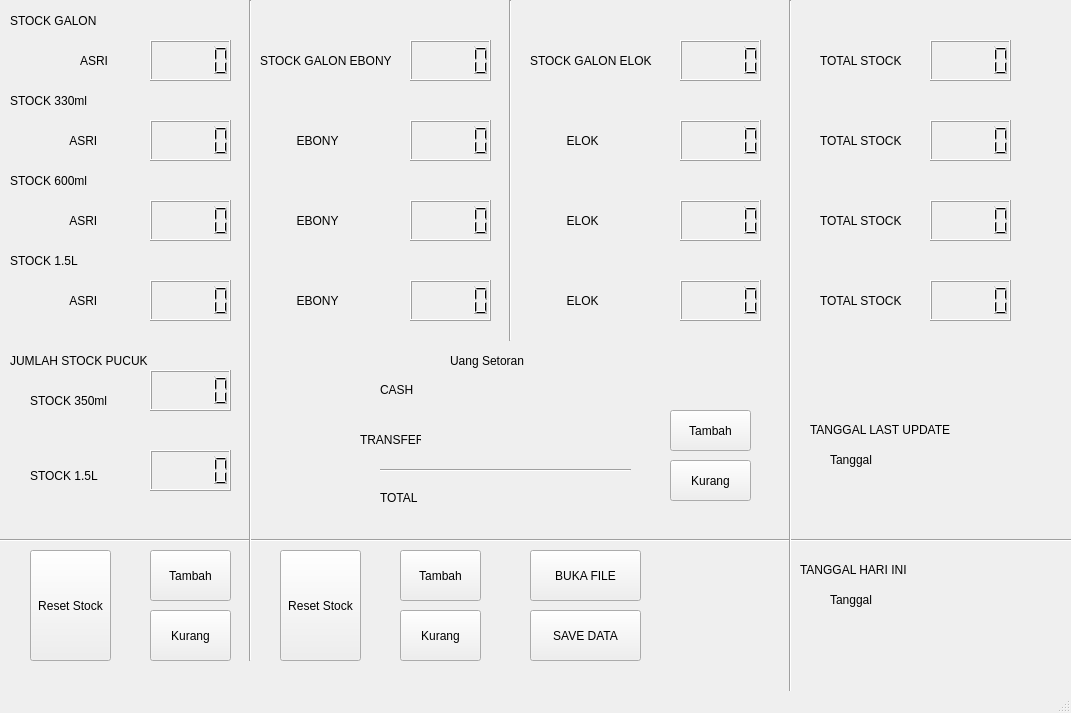
<?xml version="1.0" encoding="UTF-8"?>
<ui version="4.0">
 <class>MainWindow</class>
 <widget class="QMainWindow" name="MainWindow">
  <property name="geometry">
   <rect>
    <x>0</x>
    <y>0</y>
    <width>1071</width>
    <height>713</height>
   </rect>
  </property>
  <property name="windowTitle">
   <string>Stock Calculator</string>
  </property>
  <property name="styleSheet">
   <string notr="true"/>
  </property>
  <widget class="QWidget" name="centralwidget">
   <widget class="QPushButton" name="savetext">
    <property name="geometry">
     <rect>
      <x>530</x>
      <y>610</y>
      <width>111</width>
      <height>51</height>
     </rect>
    </property>
    <property name="text">
     <string>SAVE DATA</string>
    </property>
   </widget>
   <widget class="QPushButton" name="bukatext">
    <property name="geometry">
     <rect>
      <x>530</x>
      <y>550</y>
      <width>111</width>
      <height>51</height>
     </rect>
    </property>
    <property name="text">
     <string>BUKA FILE</string>
    </property>
   </widget>
   <widget class="QLabel" name="label">
    <property name="geometry">
     <rect>
      <x>10</x>
      <y>0</y>
      <width>141</width>
      <height>41</height>
     </rect>
    </property>
    <property name="text">
     <string>STOCK GALON</string>
    </property>
   </widget>
   <widget class="QPushButton" name="tambahstock">
    <property name="geometry">
     <rect>
      <x>150</x>
      <y>550</y>
      <width>81</width>
      <height>51</height>
     </rect>
    </property>
    <property name="text">
     <string>Tambah</string>
    </property>
   </widget>
   <widget class="QLabel" name="label_2">
    <property name="geometry">
     <rect>
      <x>450</x>
      <y>340</y>
      <width>121</width>
      <height>41</height>
     </rect>
    </property>
    <property name="styleSheet">
     <string notr="true">font: 10pt &quot;MS Shell Dlg 2&quot;;</string>
    </property>
    <property name="text">
     <string>Uang Setoran</string>
    </property>
   </widget>
   <widget class="QLabel" name="uangdisplay">
    <property name="geometry">
     <rect>
      <x>440</x>
      <y>370</y>
      <width>131</width>
      <height>41</height>
     </rect>
    </property>
    <property name="styleSheet">
     <string notr="true">font: 18pt &quot;MS Shell Dlg 2&quot;;</string>
    </property>
    <property name="text">
     <string/>
    </property>
   </widget>
   <widget class="QPushButton" name="kurangstock">
    <property name="geometry">
     <rect>
      <x>150</x>
      <y>610</y>
      <width>81</width>
      <height>51</height>
     </rect>
    </property>
    <property name="text">
     <string>Kurang</string>
    </property>
   </widget>
   <widget class="QPushButton" name="kuranguang">
    <property name="geometry">
     <rect>
      <x>670</x>
      <y>460</y>
      <width>81</width>
      <height>41</height>
     </rect>
    </property>
    <property name="text">
     <string>Kurang</string>
    </property>
   </widget>
   <widget class="QPushButton" name="tambahuang">
    <property name="geometry">
     <rect>
      <x>670</x>
      <y>410</y>
      <width>81</width>
      <height>41</height>
     </rect>
    </property>
    <property name="text">
     <string>Tambah</string>
    </property>
   </widget>
   <widget class="QLabel" name="label_3">
    <property name="geometry">
     <rect>
      <x>80</x>
      <y>40</y>
      <width>71</width>
      <height>41</height>
     </rect>
    </property>
    <property name="text">
     <string>ASRI</string>
    </property>
   </widget>
   <widget class="QLabel" name="label_4">
    <property name="geometry">
     <rect>
      <x>30</x>
      <y>120</y>
      <width>91</width>
      <height>41</height>
     </rect>
    </property>
    <property name="text">
     <string>            ASRI</string>
    </property>
   </widget>
   <widget class="QLabel" name="label_5">
    <property name="geometry">
     <rect>
      <x>10</x>
      <y>160</y>
      <width>91</width>
      <height>41</height>
     </rect>
    </property>
    <property name="text">
     <string>STOCK 600ml</string>
    </property>
   </widget>
   <widget class="QLabel" name="label_6">
    <property name="geometry">
     <rect>
      <x>10</x>
      <y>240</y>
      <width>81</width>
      <height>41</height>
     </rect>
    </property>
    <property name="text">
     <string>STOCK 1.5L</string>
    </property>
   </widget>
   <widget class="QPushButton" name="pushButton">
    <property name="geometry">
     <rect>
      <x>30</x>
      <y>550</y>
      <width>81</width>
      <height>111</height>
     </rect>
    </property>
    <property name="text">
     <string>Reset Stock</string>
    </property>
   </widget>
   <widget class="Line" name="line">
    <property name="geometry">
     <rect>
      <x>500</x>
      <y>0</y>
      <width>21</width>
      <height>341</height>
     </rect>
    </property>
    <property name="orientation">
     <enum>Qt::Vertical</enum>
    </property>
   </widget>
   <widget class="Line" name="line_2">
    <property name="geometry">
     <rect>
      <x>-50</x>
      <y>530</y>
      <width>1161</width>
      <height>20</height>
     </rect>
    </property>
    <property name="orientation">
     <enum>Qt::Horizontal</enum>
    </property>
   </widget>
   <widget class="QLCDNumber" name="lcdgalon">
    <property name="geometry">
     <rect>
      <x>930</x>
      <y>40</y>
      <width>81</width>
      <height>41</height>
     </rect>
    </property>
    <property name="styleSheet">
     <string notr="true">color: rgb(0, 0, 0);</string>
    </property>
   </widget>
   <widget class="QLCDNumber" name="lcd330">
    <property name="geometry">
     <rect>
      <x>930</x>
      <y>120</y>
      <width>81</width>
      <height>41</height>
     </rect>
    </property>
   </widget>
   <widget class="QLCDNumber" name="lcd600">
    <property name="geometry">
     <rect>
      <x>930</x>
      <y>200</y>
      <width>81</width>
      <height>41</height>
     </rect>
    </property>
   </widget>
   <widget class="QLCDNumber" name="lcdliter">
    <property name="geometry">
     <rect>
      <x>930</x>
      <y>280</y>
      <width>81</width>
      <height>41</height>
     </rect>
    </property>
   </widget>
   <widget class="QLabel" name="label_7">
    <property name="geometry">
     <rect>
      <x>30</x>
      <y>370</y>
      <width>91</width>
      <height>61</height>
     </rect>
    </property>
    <property name="text">
     <string>STOCK 350ml</string>
    </property>
   </widget>
   <widget class="QPushButton" name="tambahstock_2">
    <property name="geometry">
     <rect>
      <x>400</x>
      <y>550</y>
      <width>81</width>
      <height>51</height>
     </rect>
    </property>
    <property name="text">
     <string>Tambah</string>
    </property>
   </widget>
   <widget class="QLCDNumber" name="lcdpliter">
    <property name="geometry">
     <rect>
      <x>150</x>
      <y>450</y>
      <width>81</width>
      <height>41</height>
     </rect>
    </property>
   </widget>
   <widget class="QLabel" name="label_10">
    <property name="geometry">
     <rect>
      <x>30</x>
      <y>440</y>
      <width>81</width>
      <height>71</height>
     </rect>
    </property>
    <property name="text">
     <string>STOCK 1.5L</string>
    </property>
   </widget>
   <widget class="QLCDNumber" name="lcdp350">
    <property name="geometry">
     <rect>
      <x>150</x>
      <y>370</y>
      <width>81</width>
      <height>41</height>
     </rect>
    </property>
   </widget>
   <widget class="QPushButton" name="kurangstock_2">
    <property name="geometry">
     <rect>
      <x>400</x>
      <y>610</y>
      <width>81</width>
      <height>51</height>
     </rect>
    </property>
    <property name="text">
     <string>Kurang</string>
    </property>
   </widget>
   <widget class="QPushButton" name="pushButton_2">
    <property name="geometry">
     <rect>
      <x>280</x>
      <y>550</y>
      <width>81</width>
      <height>111</height>
     </rect>
    </property>
    <property name="text">
     <string>Reset Stock</string>
    </property>
   </widget>
   <widget class="Line" name="line_3">
    <property name="geometry">
     <rect>
      <x>240</x>
      <y>0</y>
      <width>21</width>
      <height>661</height>
     </rect>
    </property>
    <property name="orientation">
     <enum>Qt::Vertical</enum>
    </property>
   </widget>
   <widget class="QLabel" name="label_11">
    <property name="geometry">
     <rect>
      <x>10</x>
      <y>340</y>
      <width>141</width>
      <height>41</height>
     </rect>
    </property>
    <property name="text">
     <string>JUMLAH STOCK PUCUK</string>
    </property>
   </widget>
   <widget class="QLabel" name="label_8">
    <property name="geometry">
     <rect>
      <x>260</x>
      <y>40</y>
      <width>131</width>
      <height>41</height>
     </rect>
    </property>
    <property name="text">
     <string>STOCK GALON EBONY</string>
    </property>
   </widget>
   <widget class="QLCDNumber" name="galonebony">
    <property name="geometry">
     <rect>
      <x>410</x>
      <y>40</y>
      <width>81</width>
      <height>41</height>
     </rect>
    </property>
    <property name="styleSheet">
     <string notr="true">color: rgb(0, 0, 0);</string>
    </property>
   </widget>
   <widget class="QLabel" name="label_9">
    <property name="geometry">
     <rect>
      <x>530</x>
      <y>40</y>
      <width>131</width>
      <height>41</height>
     </rect>
    </property>
    <property name="text">
     <string>STOCK GALON ELOK</string>
    </property>
   </widget>
   <widget class="QLCDNumber" name="galonelok">
    <property name="geometry">
     <rect>
      <x>680</x>
      <y>40</y>
      <width>81</width>
      <height>41</height>
     </rect>
    </property>
    <property name="styleSheet">
     <string notr="true">color: rgb(0, 0, 0);</string>
    </property>
   </widget>
   <widget class="QLabel" name="label_12">
    <property name="geometry">
     <rect>
      <x>820</x>
      <y>40</y>
      <width>131</width>
      <height>41</height>
     </rect>
    </property>
    <property name="text">
     <string>TOTAL STOCK</string>
    </property>
   </widget>
   <widget class="QLCDNumber" name="galonasri">
    <property name="geometry">
     <rect>
      <x>150</x>
      <y>40</y>
      <width>81</width>
      <height>41</height>
     </rect>
    </property>
    <property name="styleSheet">
     <string notr="true">color: rgb(0, 0, 0);</string>
    </property>
   </widget>
   <widget class="Line" name="line_4">
    <property name="geometry">
     <rect>
      <x>780</x>
      <y>0</y>
      <width>21</width>
      <height>701</height>
     </rect>
    </property>
    <property name="orientation">
     <enum>Qt::Vertical</enum>
    </property>
   </widget>
   <widget class="QLabel" name="label_13">
    <property name="geometry">
     <rect>
      <x>10</x>
      <y>80</y>
      <width>141</width>
      <height>41</height>
     </rect>
    </property>
    <property name="text">
     <string>STOCK 330ml</string>
    </property>
   </widget>
   <widget class="QLabel" name="label_14">
    <property name="geometry">
     <rect>
      <x>260</x>
      <y>120</y>
      <width>131</width>
      <height>41</height>
     </rect>
    </property>
    <property name="text">
     <string>           EBONY</string>
    </property>
   </widget>
   <widget class="QLCDNumber" name="kecilebony">
    <property name="geometry">
     <rect>
      <x>410</x>
      <y>120</y>
      <width>81</width>
      <height>41</height>
     </rect>
    </property>
    <property name="styleSheet">
     <string notr="true">color: rgb(0, 0, 0);</string>
    </property>
   </widget>
   <widget class="QLabel" name="label_15">
    <property name="geometry">
     <rect>
      <x>530</x>
      <y>120</y>
      <width>131</width>
      <height>41</height>
     </rect>
    </property>
    <property name="text">
     <string>           ELOK</string>
    </property>
   </widget>
   <widget class="QLCDNumber" name="kecilelok">
    <property name="geometry">
     <rect>
      <x>680</x>
      <y>120</y>
      <width>81</width>
      <height>41</height>
     </rect>
    </property>
    <property name="styleSheet">
     <string notr="true">color: rgb(0, 0, 0);</string>
    </property>
   </widget>
   <widget class="QLabel" name="label_16">
    <property name="geometry">
     <rect>
      <x>820</x>
      <y>120</y>
      <width>131</width>
      <height>41</height>
     </rect>
    </property>
    <property name="text">
     <string>TOTAL STOCK</string>
    </property>
   </widget>
   <widget class="QLCDNumber" name="kecilasri">
    <property name="geometry">
     <rect>
      <x>150</x>
      <y>120</y>
      <width>81</width>
      <height>41</height>
     </rect>
    </property>
    <property name="styleSheet">
     <string notr="true">color: rgb(0, 0, 0);</string>
    </property>
   </widget>
   <widget class="QLabel" name="label_17">
    <property name="geometry">
     <rect>
      <x>260</x>
      <y>200</y>
      <width>131</width>
      <height>41</height>
     </rect>
    </property>
    <property name="text">
     <string>           EBONY</string>
    </property>
   </widget>
   <widget class="QLCDNumber" name="sedengasri">
    <property name="geometry">
     <rect>
      <x>150</x>
      <y>200</y>
      <width>81</width>
      <height>41</height>
     </rect>
    </property>
   </widget>
   <widget class="QLCDNumber" name="sedengebony">
    <property name="geometry">
     <rect>
      <x>410</x>
      <y>200</y>
      <width>81</width>
      <height>41</height>
     </rect>
    </property>
    <property name="styleSheet">
     <string notr="true">color: rgb(0, 0, 0);</string>
    </property>
   </widget>
   <widget class="QLabel" name="label_18">
    <property name="geometry">
     <rect>
      <x>30</x>
      <y>200</y>
      <width>91</width>
      <height>41</height>
     </rect>
    </property>
    <property name="text">
     <string>            ASRI</string>
    </property>
   </widget>
   <widget class="QLCDNumber" name="sedengelok">
    <property name="geometry">
     <rect>
      <x>680</x>
      <y>200</y>
      <width>81</width>
      <height>41</height>
     </rect>
    </property>
    <property name="styleSheet">
     <string notr="true">color: rgb(0, 0, 0);</string>
    </property>
   </widget>
   <widget class="QLabel" name="label_19">
    <property name="geometry">
     <rect>
      <x>530</x>
      <y>200</y>
      <width>131</width>
      <height>41</height>
     </rect>
    </property>
    <property name="text">
     <string>           ELOK</string>
    </property>
   </widget>
   <widget class="QLabel" name="label_20">
    <property name="geometry">
     <rect>
      <x>820</x>
      <y>200</y>
      <width>131</width>
      <height>41</height>
     </rect>
    </property>
    <property name="text">
     <string>TOTAL STOCK</string>
    </property>
   </widget>
   <widget class="QLabel" name="label_21">
    <property name="geometry">
     <rect>
      <x>820</x>
      <y>280</y>
      <width>131</width>
      <height>41</height>
     </rect>
    </property>
    <property name="text">
     <string>TOTAL STOCK</string>
    </property>
   </widget>
   <widget class="QLCDNumber" name="literelok">
    <property name="geometry">
     <rect>
      <x>680</x>
      <y>280</y>
      <width>81</width>
      <height>41</height>
     </rect>
    </property>
    <property name="styleSheet">
     <string notr="true">color: rgb(0, 0, 0);</string>
    </property>
   </widget>
   <widget class="QLCDNumber" name="literebony">
    <property name="geometry">
     <rect>
      <x>410</x>
      <y>280</y>
      <width>81</width>
      <height>41</height>
     </rect>
    </property>
    <property name="styleSheet">
     <string notr="true">color: rgb(0, 0, 0);</string>
    </property>
   </widget>
   <widget class="QLabel" name="label_22">
    <property name="geometry">
     <rect>
      <x>530</x>
      <y>280</y>
      <width>131</width>
      <height>41</height>
     </rect>
    </property>
    <property name="text">
     <string>           ELOK</string>
    </property>
   </widget>
   <widget class="QLabel" name="label_23">
    <property name="geometry">
     <rect>
      <x>260</x>
      <y>280</y>
      <width>131</width>
      <height>41</height>
     </rect>
    </property>
    <property name="text">
     <string>           EBONY</string>
    </property>
   </widget>
   <widget class="QLabel" name="label_24">
    <property name="geometry">
     <rect>
      <x>30</x>
      <y>280</y>
      <width>91</width>
      <height>41</height>
     </rect>
    </property>
    <property name="text">
     <string>            ASRI</string>
    </property>
   </widget>
   <widget class="QLCDNumber" name="literasri">
    <property name="geometry">
     <rect>
      <x>150</x>
      <y>280</y>
      <width>81</width>
      <height>41</height>
     </rect>
    </property>
   </widget>
   <widget class="QLabel" name="label_25">
    <property name="geometry">
     <rect>
      <x>380</x>
      <y>382</y>
      <width>55</width>
      <height>16</height>
     </rect>
    </property>
    <property name="text">
     <string>CASH</string>
    </property>
   </widget>
   <widget class="QLabel" name="label_26">
    <property name="geometry">
     <rect>
      <x>360</x>
      <y>432</y>
      <width>61</width>
      <height>16</height>
     </rect>
    </property>
    <property name="text">
     <string>TRANSFER</string>
    </property>
   </widget>
   <widget class="QLabel" name="uangbank">
    <property name="geometry">
     <rect>
      <x>440</x>
      <y>420</y>
      <width>131</width>
      <height>41</height>
     </rect>
    </property>
    <property name="styleSheet">
     <string notr="true">font: 18pt &quot;MS Shell Dlg 2&quot;;</string>
    </property>
    <property name="text">
     <string/>
    </property>
   </widget>
   <widget class="Line" name="line_5">
    <property name="geometry">
     <rect>
      <x>380</x>
      <y>460</y>
      <width>251</width>
      <height>20</height>
     </rect>
    </property>
    <property name="orientation">
     <enum>Qt::Horizontal</enum>
    </property>
   </widget>
   <widget class="QLabel" name="label_27">
    <property name="geometry">
     <rect>
      <x>380</x>
      <y>490</y>
      <width>55</width>
      <height>16</height>
     </rect>
    </property>
    <property name="text">
     <string>TOTAL</string>
    </property>
   </widget>
   <widget class="QLabel" name="uangtotal">
    <property name="geometry">
     <rect>
      <x>440</x>
      <y>480</y>
      <width>131</width>
      <height>41</height>
     </rect>
    </property>
    <property name="styleSheet">
     <string notr="true">font: 20pt &quot;MS Shell Dlg 2&quot;;</string>
    </property>
    <property name="text">
     <string/>
    </property>
   </widget>
   <widget class="QLabel" name="label_28">
    <property name="geometry">
     <rect>
      <x>810</x>
      <y>420</y>
      <width>181</width>
      <height>20</height>
     </rect>
    </property>
    <property name="text">
     <string>TANGGAL LAST UPDATE</string>
    </property>
   </widget>
   <widget class="QLabel" name="tanggalLast">
    <property name="geometry">
     <rect>
      <x>830</x>
      <y>450</y>
      <width>201</width>
      <height>20</height>
     </rect>
    </property>
    <property name="styleSheet">
     <string notr="true">font: 14pt &quot;MS Shell Dlg 2&quot;;</string>
    </property>
    <property name="text">
     <string>Tanggal</string>
    </property>
   </widget>
   <widget class="QLabel" name="tanggaltoday">
    <property name="geometry">
     <rect>
      <x>830</x>
      <y>590</y>
      <width>201</width>
      <height>20</height>
     </rect>
    </property>
    <property name="styleSheet">
     <string notr="true">font: 14pt &quot;MS Shell Dlg 2&quot;;</string>
    </property>
    <property name="text">
     <string>Tanggal</string>
    </property>
   </widget>
   <widget class="QLabel" name="label_31">
    <property name="geometry">
     <rect>
      <x>800</x>
      <y>560</y>
      <width>181</width>
      <height>20</height>
     </rect>
    </property>
    <property name="styleSheet">
     <string notr="true">font: 10pt &quot;MS Shell Dlg 2&quot;;</string>
    </property>
    <property name="text">
     <string>TANGGAL HARI INI</string>
    </property>
   </widget>
  </widget>
  <widget class="QMenuBar" name="menubar">
   <property name="geometry">
    <rect>
     <x>0</x>
     <y>0</y>
     <width>1071</width>
     <height>26</height>
    </rect>
   </property>
  </widget>
  <widget class="QStatusBar" name="statusbar"/>
 </widget>
 <resources/>
 <connections/>
</ui>
